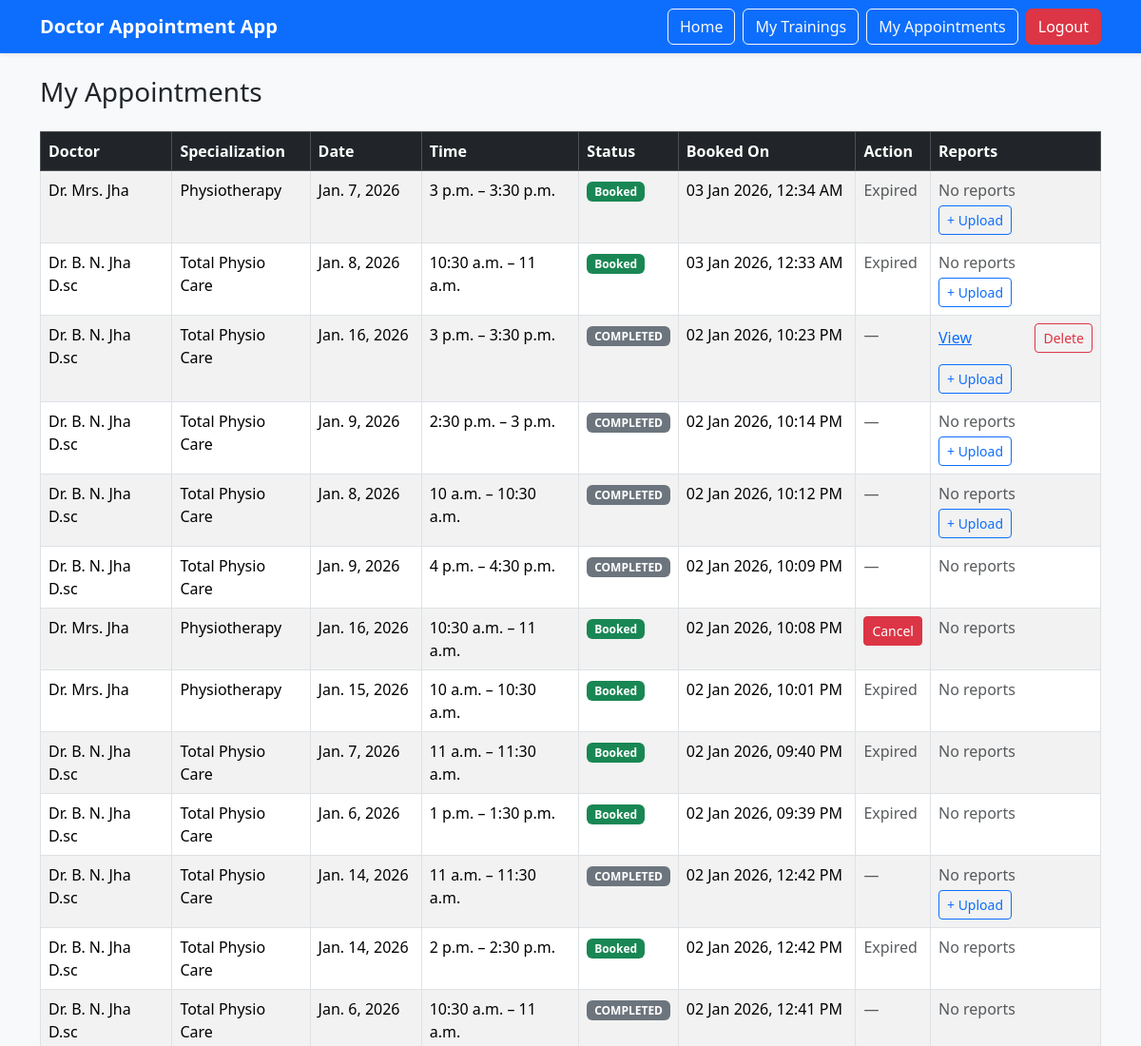
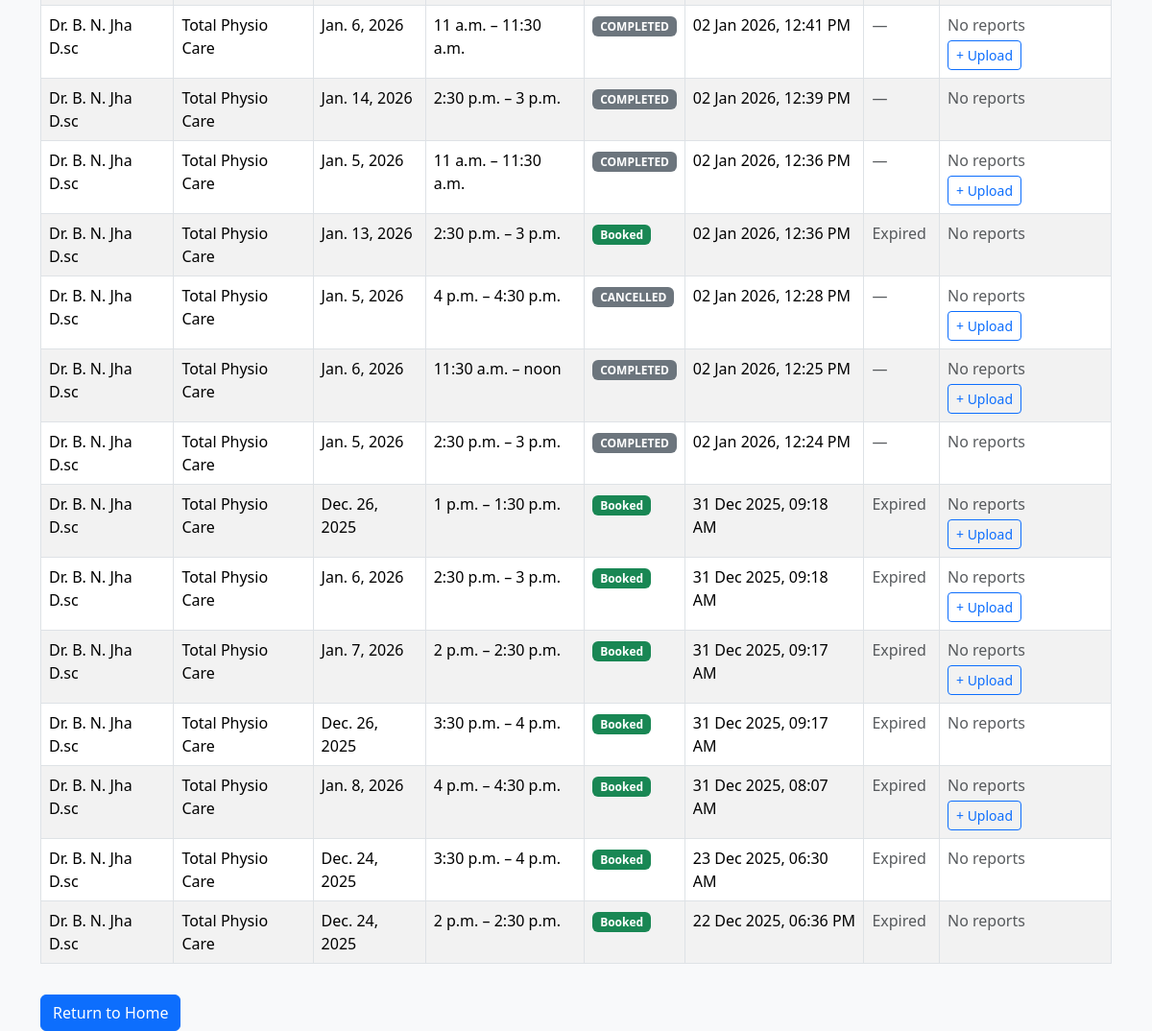
The app's page /appointments/history/ (signed in) with its own data (2 pictures, top to bottom).
### appointments/models.py (models this page shows, shortened)
class Appointment(models.Model):
    user = models.ForeignKey(
        User,
        on_delete=models.CASCADE,
        null=True,
        blank=True
    )
    doctor = models.ForeignKey(Doctor, on_delete=models.CASCADE)
    slot = models.OneToOneField(TimeSlot, on_delete=models.CASCADE)
    consultation_type = models.CharField(
        max_length=10,
        choices=CONSULTATION_TYPE_CHOICES,
        default="ONLINE"
    )
    booked_by_staff = models.ForeignKey(
        User,
        null=True,
        blank=True,
        on_delete=models.SET_NULL,
        related_name="staff_appointments"
    )
    amount = models.DecimalField(max_digits=8, decimal_places=2)
    payment_mode = models.CharField(
        max_length=10,
        choices=PAYMENT_MODE_CHOICES,
        default="OFFLINE"
    )
    payment_status = models.CharField(
        max_length=10,
        choices=PAYMENT_STATUS_CHOICES,
        default="UNPAID"
    )
    status = models.CharField(
        max_length=10,
        choices=APPOINTMENT_STATUS_CHOICES,
        default="BOOKED"
    )
    created_at = models.DateTimeField(auto_now_add=True)
    @property
    def is_past(self):
        slot_dt = datetime.combine(self.slot.date, self.slot.start_time)
        slot_dt = timezone.make_aware(slot_dt)
        return timezone.now() >= slot_dt

class TimeSlot(models.Model):
    doctor = models.ForeignKey(
        Doctor,
        on_delete=models.CASCADE,
        related_name="timeslots"
    )
    date = models.DateField()
    start_time = models.TimeField()
    end_time = models.TimeField()
    is_available = models.BooleanField(default=True)

class AppointmentReport(models.Model):
    appointment = models.ForeignKey(
        Appointment,
        on_delete=models.CASCADE,
        related_name="reports"
    )
    file = models.FileField(upload_to="appointment_reports/")
    uploaded_at = models.DateTimeField(auto_now_add=True)

### doctors/models.py (models this page shows, shortened)
class Doctor(models.Model):
    user = models.OneToOneField(
        User,
        on_delete=models.CASCADE,
        related_name="doctor"
    )
    name = models.CharField(max_length=100)
    specialization = models.CharField(max_length=100)
    experience_years = models.PositiveIntegerField(default=0)
    consultation_fee = models.DecimalField(max_digits=8, decimal_places=2, default=0)
    is_active = models.BooleanField(default=True)

### appointments/views.py (the view)
# urls.py: path("history/", appointment_history, name="appointment_history"),
@login_required
def appointment_history(request):
    appointments = Appointment.objects.filter(
        user=request.user
    ).select_related("doctor", "slot").order_by("-created_at")
    return render(
        request,
        "appointments/history.html",
        {"appointments": appointments}
    )

### templates/appointments/history.html (shortened to what this page needs)
{% extends "base.html" %}
{% block content %}
<h3 class="mb-4">My Appointments</h3>
{% if appointments %}
<table class="table table-bordered table-striped">
    <thead class="table-dark">
        <tr>
            <th>Doctor</th>
            <th>Specialization</th>
            <th>Date</th>
            <th>Time</th>
            <th>Status</th>
            <th>Booked On</th>
            <th>Action</th>
            <th>Reports</th>
        </tr>
    </thead>
    <tbody>
        {% for appt in appointments %}
        <tr>
            <td>{{ appt.doctor.name }}</td>
            <td>{{ appt.doctor.specialization }}</td>
            <td>{{ appt.slot.date }}</td>
            <td>{{ appt.slot.start_time }} – {{ appt.slot.end_time }}</td>
            <td>
                {% if appt.status == "BOOKED" %}
                    <span class="badge bg-success">Booked</span>
                {% else %}
                    <span class="badge bg-secondary">{{ appt.status }}</span>
                {% endif %}
            </td>
            <td>{{ appt.created_at|date:"d M Y, h:i A" }}</td>
            <td>
                {% if appt.status == "BOOKED" and not appt.is_past %}
                    <button
                        class="btn btn-sm btn-danger"
                        data-bs-toggle="modal"
                        data-bs-target="#cancelModal{{ appt.id }}">
                        Cancel
                    </button>
                {% elif appt.status == "BOOKED" and appt.is_past %}
                    <span class="text-muted">Expired</span>
                {% else %}
                    <span class="text-muted">—</span>
                {% endif %}
            </td>
            <td>
                {% if appt.reports.all %}
                    <ul class="list-unstyled mb-2">
                        {% for r in appt.reports.all %}
                            <li class="d-flex justify-content-between align-items-center">
                                <a href="{% url 'appointments:view_report' r.id %}">
                                    View
                                </a>
                                <a href="{% url 'appointments:delete_report' r.id %}"
                                   class="btn btn-sm btn-outline-danger"
                                   onclick="return confirm('Delete this report?');">
                                    Delete
                                </a>
                            </li>
                        {% endfor %}
                    </ul>
                {% else %}
                    <span class="text-muted">No reports</span>
                {% endif %}
                {% if appt.consultation_type == "CLINIC" or appt.payment_status == "PAID" %}
                    <a href="{% url 'appointments:upload_report' appt.id %}"
                       class="btn btn-sm btn-outline-primary mt-1">
                        + Upload
                    </a>
                {% endif %}
            </td>
        </tr>
        {% endfor %}
    </tbody>
</table>
{% else %}
    <p>No appointments found.</p>
{% endif %}
<a href="{% url 'services' %}" class="btn btn-primary mt-3">
    Return to Home
</a>
{% endblock %}

### templates/base.html (shortened to what this page needs)
<!DOCTYPE html>
<html lang="en">
<head>
    <link
        href="https://cdn.jsdelivr.net/npm/bootstrap@5.3.2/dist/css/bootstrap.min.css"
        rel="stylesheet">
</head>
<body class="bg-light">
<nav class="navbar navbar-expand-lg navbar-dark bg-primary shadow-sm">
    <div class="container">
        <a class="navbar-brand fw-semibold" href="#">
            Doctor Appointment App
        </a>
        <div class="d-flex align-items-center">
            {% if user.is_authenticated and user.profile %}
                {% if user.profile.role == "USER" %}
                    <a href="{% url 'services' %}"
                       class="btn btn-outline-light me-2">
                        Home
                    </a>
                    <a href="{% url 'training:my_trainings' %}" class="btn btn-outline-light me-2">
                        My Trainings
                    </a>
                    <a href="{% url 'appointments:appointment_history' %}"
                       class="btn btn-outline-light me-2">
                        My Appointments
                    </a>
                {% elif user.profile.role == "STAFF" %}
                    <a href="{% url 'staff:staff_dashboard' %}"
                       class="btn btn-outline-light me-2">
                        Dashboard
                    </a>
                {% elif user.profile.role == "ADMIN" %}
                    <a href="/admin/"
                       class="btn btn-outline-light me-2">
                        Admin Panel
                    </a>
                {% endif %}
                <form method="post"
                      action="{% url 'logout' %}"
                      class="mb-0">
                    <button type="submit" class="btn btn-danger">
                        Logout
                    </button>
                </form>
            {% endif %}
        </div>
    </div>
</nav>
<div class="container mt-4">
    {% block content %}{% endblock %}
</div>
</body>
</html>

### records on screen
Appointment: doctor.name "Dr. Mrs. Jha", doctor.specialization "Physiotherapy", slot "Jan. 7, 2026", slot.start_time "3 p.m.", slot.end_time "3:30 p.m.", status "Booked", created_at "03 Jan 2026, 12:34 AM", shows "No reports", consultation_type "+ Upload"
Appointment: doctor.name "Dr. B. N. Jha D.sc", doctor.specialization "Total Physio Care", slot "Jan. 8, 2026", slot.start_time "10:30 a.m.", slot.end_time "11 a.m.", status "Booked", created_at "03 Jan 2026, 12:33 AM", shows "No reports", consultation_type "+ Upload"
Appointment: doctor.name "Dr. B. N. Jha D.sc", doctor.specialization "Total Physio Care", slot "Jan. 16, 2026", slot.start_time "3 p.m.", slot.end_time "3:30 p.m.", status "COMPLETED", created_at "02 Jan 2026, 10:23 PM", consultation_type "+ Upload"
AppointmentReport: shows "View"
Appointment: doctor.name "Dr. B. N. Jha D.sc", doctor.specialization "Total Physio Care", slot "Jan. 9, 2026", slot.start_time "2:30 p.m.", slot.end_time "3 p.m.", status "COMPLETED", created_at "02 Jan 2026, 10:14 PM", shows "No reports", consultation_type "+ Upload"
Appointment: doctor.name "Dr. B. N. Jha D.sc", doctor.specialization "Total Physio Care", slot "Jan. 8, 2026", slot.start_time "10 a.m.", slot.end_time "10:30 a.m.", status "COMPLETED", created_at "02 Jan 2026, 10:12 PM", shows "No reports", consultation_type "+ Upload"
Appointment: doctor.name "Dr. B. N. Jha D.sc", doctor.specialization "Total Physio Care", slot "Jan. 9, 2026", slot.start_time "4 p.m.", slot.end_time "4:30 p.m.", status "COMPLETED", created_at "02 Jan 2026, 10:09 PM", shows "No reports"
Appointment: doctor.name "Dr. Mrs. Jha", doctor.specialization "Physiotherapy", slot "Jan. 16, 2026", slot.start_time "10:30 a.m.", slot.end_time "11 a.m.", status "Booked", created_at "02 Jan 2026, 10:08 PM", shows "No reports"
Appointment: doctor.name "Dr. Mrs. Jha", doctor.specialization "Physiotherapy", slot "Jan. 15, 2026", slot.start_time "10 a.m.", slot.end_time "10:30 a.m.", status "Booked", created_at "02 Jan 2026, 10:01 PM", shows "No reports"
Appointment: doctor.name "Dr. B. N. Jha D.sc", doctor.specialization "Total Physio Care", slot "Jan. 7, 2026", slot.start_time "11 a.m.", slot.end_time "11:30 a.m.", status "Booked", created_at "02 Jan 2026, 09:40 PM", shows "No reports"
Appointment: doctor.name "Dr. B. N. Jha D.sc", doctor.specialization "Total Physio Care", slot "Jan. 6, 2026", slot.start_time "1 p.m.", slot.end_time "1:30 p.m.", status "Booked", created_at "02 Jan 2026, 09:39 PM", shows "No reports"
Appointment: doctor.name "Dr. B. N. Jha D.sc", doctor.specialization "Total Physio Care", slot "Jan. 14, 2026", slot.start_time "11 a.m.", slot.end_time "11:30 a.m.", status "COMPLETED", created_at "02 Jan 2026, 12:42 PM", shows "No reports", consultation_type "+ Upload"
Appointment: doctor.name "Dr. B. N. Jha D.sc", doctor.specialization "Total Physio Care", slot "Jan. 14, 2026", slot.start_time "2 p.m.", slot.end_time "2:30 p.m.", status "Booked", created_at "02 Jan 2026, 12:42 PM", shows "No reports"
Appointment: doctor.name "Dr. B. N. Jha D.sc", doctor.specialization "Total Physio Care", slot "Jan. 6, 2026", slot.start_time "10:30 a.m.", slot.end_time "11 a.m.", status "COMPLETED", created_at "02 Jan 2026, 12:41 PM", shows "No reports"
Appointment: doctor.name "Dr. B. N. Jha D.sc", doctor.specialization "Total Physio Care", slot "Jan. 6, 2026", slot.start_time "11 a.m.", slot.end_time "11:30 a.m.", status "COMPLETED", created_at "02 Jan 2026, 12:41 PM", shows "No reports", consultation_type "+ Upload"
Appointment: doctor.name "Dr. B. N. Jha D.sc", doctor.specialization "Total Physio Care", slot "Jan. 14, 2026", slot.start_time "2:30 p.m.", slot.end_time "3 p.m.", status "COMPLETED", created_at "02 Jan 2026, 12:39 PM", shows "No reports"
Appointment: doctor.name "Dr. B. N. Jha D.sc", doctor.specialization "Total Physio Care", slot "Jan. 5, 2026", slot.start_time "11 a.m.", slot.end_time "11:30 a.m.", status "COMPLETED", created_at "02 Jan 2026, 12:36 PM", shows "No reports", consultation_type "+ Upload"
Appointment: doctor.name "Dr. B. N. Jha D.sc", doctor.specialization "Total Physio Care", slot "Jan. 13, 2026", slot.start_time "2:30 p.m.", slot.end_time "3 p.m.", status "Booked", created_at "02 Jan 2026, 12:36 PM", shows "No reports"
Appointment: doctor.name "Dr. B. N. Jha D.sc", doctor.specialization "Total Physio Care", slot "Jan. 5, 2026", slot.start_time "4 p.m.", slot.end_time "4:30 p.m.", status "CANCELLED", created_at "02 Jan 2026, 12:28 PM", shows "No reports", consultation_type "+ Upload"
Appointment: doctor.name "Dr. B. N. Jha D.sc", doctor.specialization "Total Physio Care", slot "Jan. 6, 2026", slot.start_time "11:30 a.m.", slot.end_time "noon", status "COMPLETED", created_at "02 Jan 2026, 12:25 PM", shows "No reports", consultation_type "+ Upload"
Appointment: doctor.name "Dr. B. N. Jha D.sc", doctor.specialization "Total Physio Care", slot "Jan. 5, 2026", slot.start_time "2:30 p.m.", slot.end_time "3 p.m.", status "COMPLETED", created_at "02 Jan 2026, 12:24 PM", shows "No reports"
Appointment: doctor.name "Dr. B. N. Jha D.sc", doctor.specialization "Total Physio Care", slot "Dec. 26, 2025", slot.start_time "1 p.m.", slot.end_time "1:30 p.m.", status "Booked", created_at "31 Dec 2025, 09:18 AM", shows "No reports", consultation_type "+ Upload"
Appointment: doctor.name "Dr. B. N. Jha D.sc", doctor.specialization "Total Physio Care", slot "Jan. 6, 2026", slot.start_time "2:30 p.m.", slot.end_time "3 p.m.", status "Booked", created_at "31 Dec 2025, 09:18 AM", shows "No reports", consultation_type "+ Upload"
Appointment: doctor.name "Dr. B. N. Jha D.sc", doctor.specialization "Total Physio Care", slot "Jan. 7, 2026", slot.start_time "2 p.m.", slot.end_time "2:30 p.m.", status "Booked", created_at "31 Dec 2025, 09:17 AM", shows "No reports", consultation_type "+ Upload"
Appointment: doctor.name "Dr. B. N. Jha D.sc", doctor.specialization "Total Physio Care", slot "Dec. 26, 2025", slot.start_time "3:30 p.m.", slot.end_time "4 p.m.", status "Booked", created_at "31 Dec 2025, 09:17 AM", shows "No reports"
Appointment: doctor.name "Dr. B. N. Jha D.sc", doctor.specialization "Total Physio Care", slot "Jan. 8, 2026", slot.start_time "4 p.m.", slot.end_time "4:30 p.m.", status "Booked", created_at "31 Dec 2025, 08:07 AM", shows "No reports", consultation_type "+ Upload"
Appointment: doctor.name "Dr. B. N. Jha D.sc", doctor.specialization "Total Physio Care", slot "Dec. 24, 2025", slot.start_time "3:30 p.m.", slot.end_time "4 p.m.", status "Booked", created_at "23 Dec 2025, 06:30 AM", shows "No reports"
Appointment: doctor.name "Dr. B. N. Jha D.sc", doctor.specialization "Total Physio Care", slot "Dec. 24, 2025", slot.start_time "2 p.m.", slot.end_time "2:30 p.m.", status "Booked", created_at "22 Dec 2025, 06:36 PM", shows "No reports"
